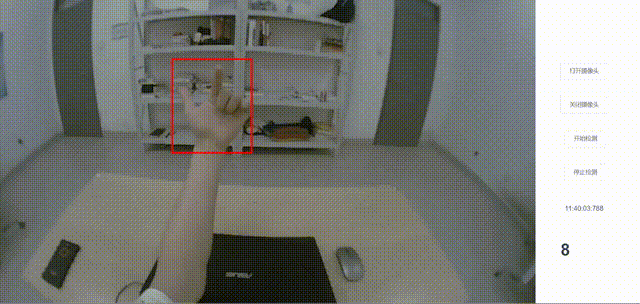
#> input picture demo.gif, 640 x 304 px
$ python -i skin_detect.py   (imports and definitions only)
#> lines starting #> are read from the running program, lines starting #| are printed output that depends on the picture; after the words box and inside, x2 and y2 are one past the last pixel; in counts of white or black regions, pixels touching at a corner belong together
import cv2
import numpy as np
import os


# 椭圆模型
def ellipse_detect(image):
    img = cv2.imread(image, cv2.IMREAD_COLOR)
    skinCrCbHist = np.zeros((256, 256), dtype=np.uint8)
    # 画椭圆 中心点 长轴短轴 旋转角度 起始角度 终止角度 边界线颜色 边界线粗细-1:以边界线颜色填充
    # cv2.ellipse(skinCrCbHist, (113, 155), (23, 15), 43, 0, 360, (255, 255, 255), -1)
    cv2.ellipse(skinCrCbHist, (113, 155), (55, 45), 43, 0, 360, (255, 255, 255), -1)

    # 转换到YCRCB空间
    YCRCB = cv2.cvtColor(img, cv2.COLOR_BGR2YCR_CB)
    (y, cr, cb) = cv2.split(YCRCB)
    skin = np.zeros(cr.shape, dtype=np.uint8)
    (x, y) = cr.shape
    for i in range(0, x):
        for j in range(0, y):
            CR = YCRCB[i, j, 1]
            CB = YCRCB[i, j, 2]
            if skinCrCbHist[CR, CB] > 0:
                skin[i, j] = 255
    # cv2.namedWindow(image, cv2.WINDOW_NORMAL)
    # cv2.imshow(image, img)
    dst = cv2.bitwise_and(img, img, mask=skin)
    # cv2.namedWindow("cutout", cv2.WINDOW_NORMAL)
    # cv2.imshow("cutout", dst)
    # cv2.waitKey()
    return dst


# YCrCb颜色空间的Cr分量+Otsu阈值分割
def cr_otsu(image):
#> called with image = '../demo.gif'
    img = cv2.imread(image, cv2.IMREAD_COLOR)
#> img is the input picture: shape (304, 640, 3); mean B, G, R 124.9, 128.6, 126.4
    ycrcb = cv2.cvtColor(img, cv2.COLOR_BGR2YCR_CB)
#> ycrcb: shape (304, 640, 3); mean of channels 0, 1, 2 127.4, 127.3, 126.8

    (y, cr, cb) = cv2.split(ycrcb)
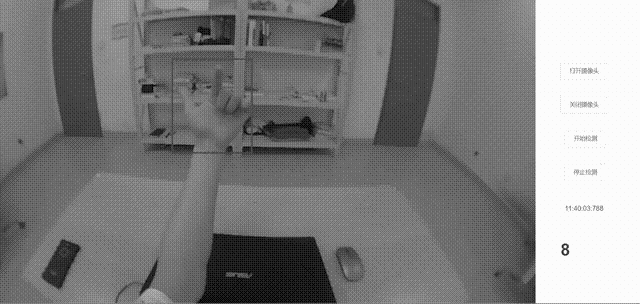
#> y: shape (304, 640); min 0, max 252, mean 127.4
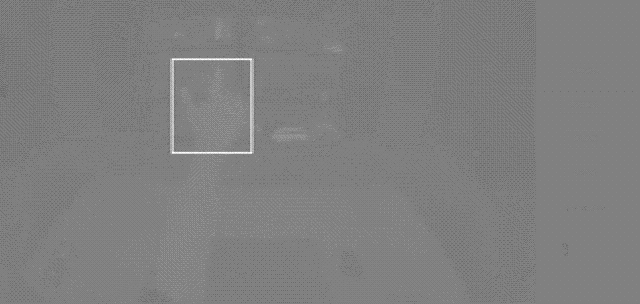
#> cr: shape (304, 640); min 105, max 254, mean 127.3
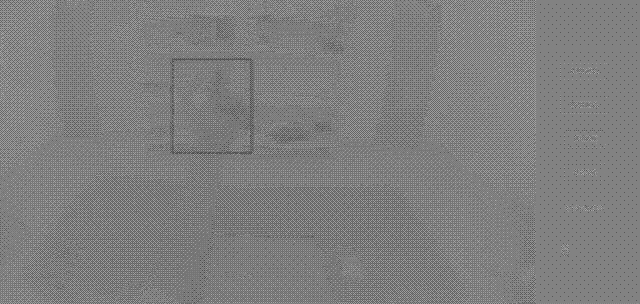
#> cb: shape (304, 640); min 68, max 177, mean 126.8
    cr1 = cv2.GaussianBlur(cr, (5, 5), 0)
    _, skin = cv2.threshold(cr1, 0, 255, cv2.THRESH_BINARY + cv2.THRESH_OTSU)
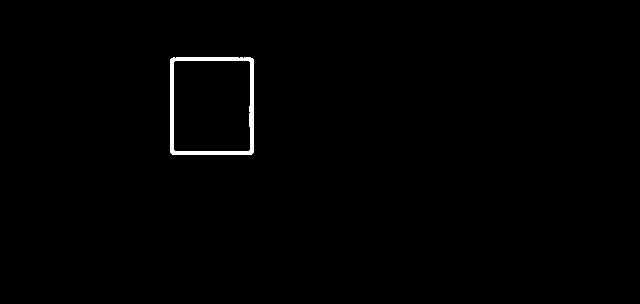
#> skin: shape (304, 640); 0.72% white; 1 white region, box (x1, y1, x2, y2) and area: (170, 57, 254, 155) 1399

    cv2.namedWindow("image raw", cv2.WINDOW_NORMAL)
    cv2.imshow("image raw", img)
    cv2.namedWindow("image CR", cv2.WINDOW_NORMAL)
    cv2.imshow("image CR", cr1)
    cv2.namedWindow("Skin Cr+OTSU", cv2.WINDOW_NORMAL)
    cv2.imshow("Skin Cr+OTSU", skin)

    dst = cv2.bitwise_and(img, img, mask=skin)
    cv2.namedWindow("seperate", cv2.WINDOW_NORMAL)
    cv2.imshow("seperate", dst)
    cv2.waitKey()


src = '/ssd1/dataset/egohands_data/_LABELLED_SAMPLES'
src2 = '/ssd1/dataset/egohands_data/mask'

# [2 lines not run here, left out]

# ellipse_detect('00018.jpg')
# cr_otsu('00018.jpg')

# [1 line that did not run here, left out]
# [10 lines not run here, left out]

>>> result = cr_otsu('../demo.gif')
